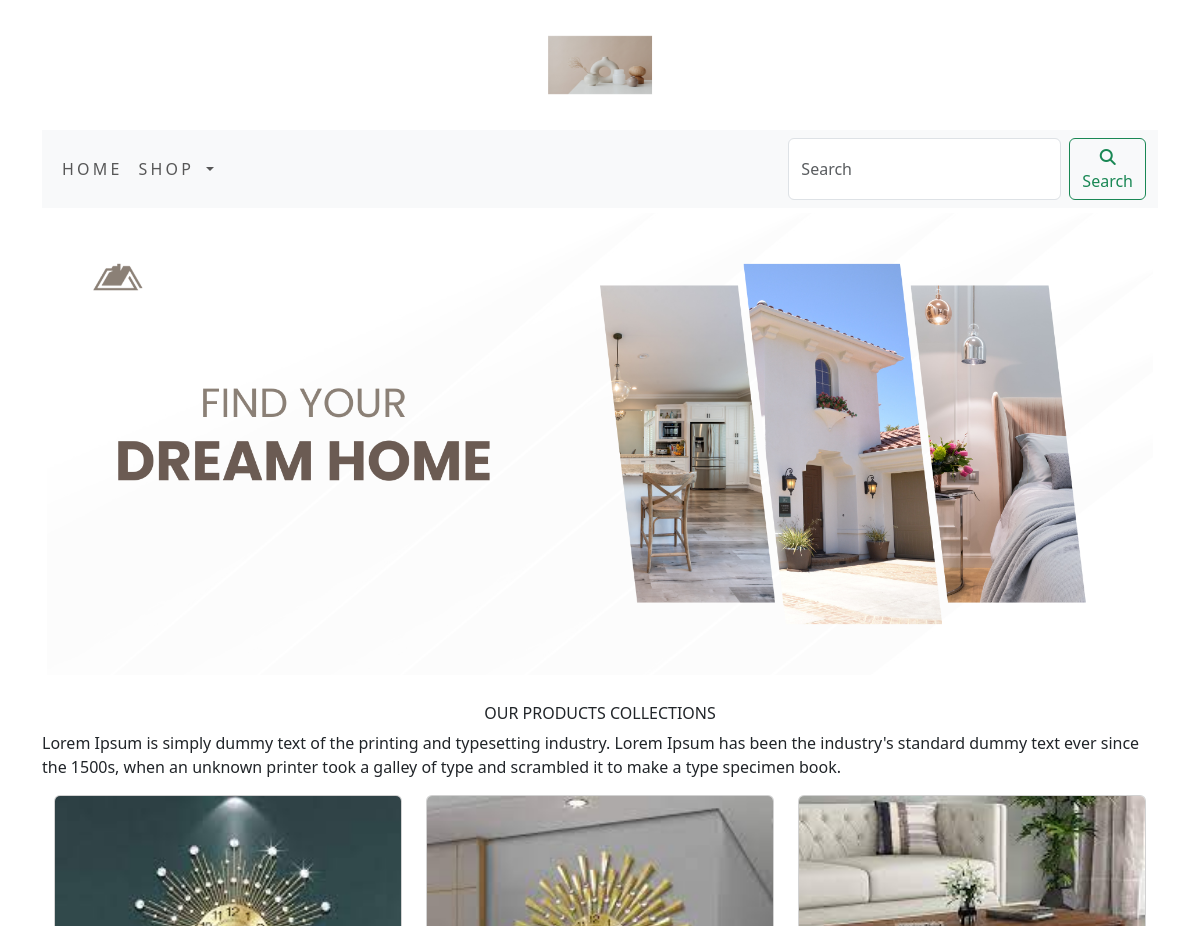
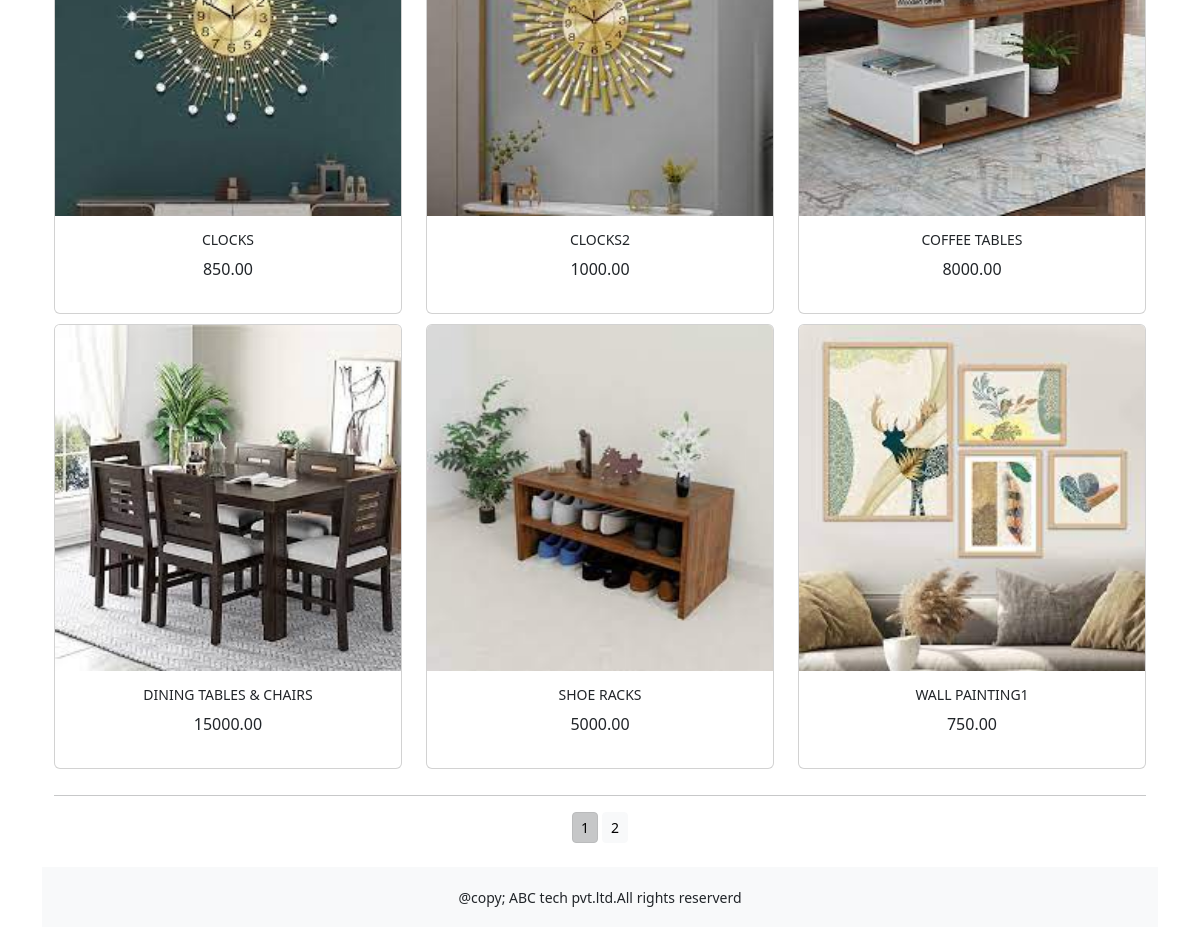
The app's page /shop/ with its own data (2 pictures, top to bottom).
### shop/models.py (models this page shows, shortened)
class Product(models.Model):
    objects = None
    name=models.CharField(max_length=250,unique=True)
    slug=models.SlugField(max_length=250,unique=True)
    description=models.TextField(blank=True)
    price=models.DecimalField(max_digits=10,decimal_places=2)
    category=models.ForeignKey(Category,on_delete=models.CASCADE)
    image=models.ImageField(upload_to='product',blank=True)
    stock=models.IntegerField()
    available=models.BooleanField(default=True)
    created=models.DateTimeField(auto_now_add=True)
    updated=models.DateTimeField(auto_now=True)
    def get_url(self):
        return reverse('shop:prodCatdetail',args=[self.category.slug,self.slug])
    class Meta:
        ordering=('name',)
        verbose_name='product'
        verbose_name_plural='products'

### shop/views.py (the view)
# urls.py: path('',views.allProdCat,name='allProdCat'),
def allProdCat(request,c_slug=None):
    c_page=None
    products_list=None
    if c_slug!=None:
        c_page=get_object_or_404(Category,slug=c_slug)
        products_list=Product.objects.all().filter(category=c_page,available=True)
    else:
        products_list=Product.objects.all().filter(available=True)
    paginator=Paginator(products_list,6)
    try:
        page=int(request.GET.get('page','1'))
    except:
        page=1
    try:
        products=paginator.page(page)
    except (EmptyPage,InvalidPage):
        products=paginator.page(paginator.num_pages)
    return render(request,'category.html',{'category':c_page,'products':products})

### cart/context_processors.py (called while the page is built)
def counter(request):
    item_count=0
    if 'admin' in request.path:
        return {}
    else:
        try:
            cart=Cart.objects.filter(cart_id=_cart_id(request))
            cart_items=CartItem.objects.all().filter(cart=cart[:1])
            for cart_item in cart_items:
                item_count += cart_item.quantity
        except Cart.DoesNotExist:
            item_count =0
    return dict(item_count=item_count)

### cart/views.py (called while the page is built)
def _cart_id(request):
    cart=request.session.session_key
    if not cart:
        cart=request.session.create()
    return cart

### shop/context_processors.py (called while the page is built)
def menu_links(request):
    links=Category.objects.all()
    return dict(links=links)

### shop/models.py (called while the page is built)
    def get_url(self):
        return reverse('shop:product_by_category',args=[self.slug])

### templates/category.html (shortened to what this page needs)
{% extends 'base.html' %}
{% load static %}
{% block content %}
<div class="mx_auto">
    {% if category %}
        <img class="my_image" src="{{category.image.url}}" alt="{{category.name}}">
</div>
    <br>
<div>
        <h1 class="text-center my_title">{{category.name}}</h1>
        <p class="text-justify">{{category.description}}</p>
</div>
    {% else %}
<div>
    <img class="my_image my_image_padding" src="{% static 'img/banner.png' %}" alt="our products" width="1250px;">
</div>
<br>
<div>
    <h1 class="text-center my_title">Our products Collections</h1>
    <p class="text-justify">Lorem Ipsum is simply dummy text of the printing and typesetting industry. Lorem Ipsum has been the industry's standard dummy text ever since the 1500s, when an unknown printer took a galley of type and scrambled it to make a type specimen book.</p>
</div>
    {% endif %}
<div class="container">
    <div class="row mx_auto">
        {% for product in products.object_list %}
        <div class="my_bottom_margin col-9 col-sm-12 col-md-4 xol-lg-4">
            <div class="card text-center" style="min-width:18rem;">
                <a href="{{product.get_url}}"><img class="card-img-top my_image" src="{{product.image.url}}" alt="{{product.name}}"> </a>
                <div class="card-body">
                    <h4>{{product.name}}</h4>
                    <p>{{product.price}}</p>
                </div>
            </div>
        </div>
        {% endfor %}
    </div>
    <div class="mx_auto">
        {% if products.paginator.num_pages > 1 %}
        <hr>
        <div class="text-center">
            {% for pg in products.paginator.page_range %}
                <a href="?page={{pg}}" class="btn btn-light btn-sm {% if products.number == pg %} active {% endif %}">{{pg}}</a>
            {% endfor %}
        </div>
        {% endif %}
    </div>
    <br>
</div>
{% endblock %}

### templates/base.html (shortened to what this page needs)
{% load static %}
<!DOCTYPE html>
<html lang="en">
<head>
    <link href="{% static 'css/custom.css' %}" rel="stylesheet" >
    <link href="{% static 'css/bootstrap.min.css' %}" rel="stylesheet" >
</head>
<body>
<div class="container">
{% include 'header.html' %}
{% include 'navbar.html' %}
{% block content %}
{% endblock %}
</div>
{% include 'footer.html' %}
</body>
</html>

### templates/header.html
{% load static %}
<header>
    <center>
       <a href="{% url 'shop:allProdCat' %}"> <img src="{% static 'img/logo.png' %}" alt="logimage" width="130px;" height="130px;"></a>
    </center>
</header>

### templates/navbar.html (shortened to what this page needs)
<nav class="navbar navbar-expand-lg bg-body-tertiary">
  <div class="container-fluid">
    <div class="collapse navbar-collapse" id="navbarSupportedContent">
      <ul class="navbar-nav me-auto mb-2 mb-lg-0">
        <li class="nav-item">
          <a class="nav-link" href="#">Home</a>
        </li>
        <li class="nav-item dropdown {% if 'shop' in request.path %} active {% endif %}">
          <a class="nav-link dropdown-toggle" href="#" role="button" data-bs-toggle="dropdown" aria-expanded="false">
            Shop
          </a>
        </li>
      </ul>
      <form class="d-flex" role="search" action="{% url 'search_app:SearchResult' %}" method="get">
        <input class="form-control me-2" type="search" placeholder="Search" name="q" aria-label="Search">
        <button class="btn btn-outline-success" type="submit"><i class="fa-solid fa-magnifying-glass"></i>Search</button>
      </form>
    </div>
  </div>
</nav>

### templates/footer.html
<div class="footer navbar-fixed-bottom my_footer">
  <p class="text-center">@copy; ABC tech pvt.ltd.All rights reserverd</p>
</div>

### static/css/custom.css (style rules this page uses)
body { font-family:'roboto',sans-serif; }
.nav-item { letter-spacing:.2em; font-size=14px; text-transform:uppercase; }
.my_footer p { padding-top:20px; font-size:14px; }
.my_footer { background-color:#f8f9fa; height:60px; }
.my_image { width:100%; height:auto; }
.my_title { font-size:16px; text-transform:uppercase; letter_spacing:.2em; }
.my_image_padding { padding:5px; }
.my_bottom_margin { margin-bottom:10px; }
.card-body h4 { font-size:14px; text-transform:uppercase; letter_spacing:.2em; }

### records on screen
Product: image (picture), name "CLOCKS", price "850.00"
Product: image (picture), name "CLOCKS2", price "1000.00"
Product: image (picture), name "COFFEE TABLES", price "8000.00"
Product: image (picture), name "DINING TABLES & CHAIRS", price "15000.00"
Product: image (picture), name "SHOE RACKS", price "5000.00"
Product: image (picture), name "WALL PAINTING1", price "750.00"

### other values on screen
{{ pg }} "1" "2"
